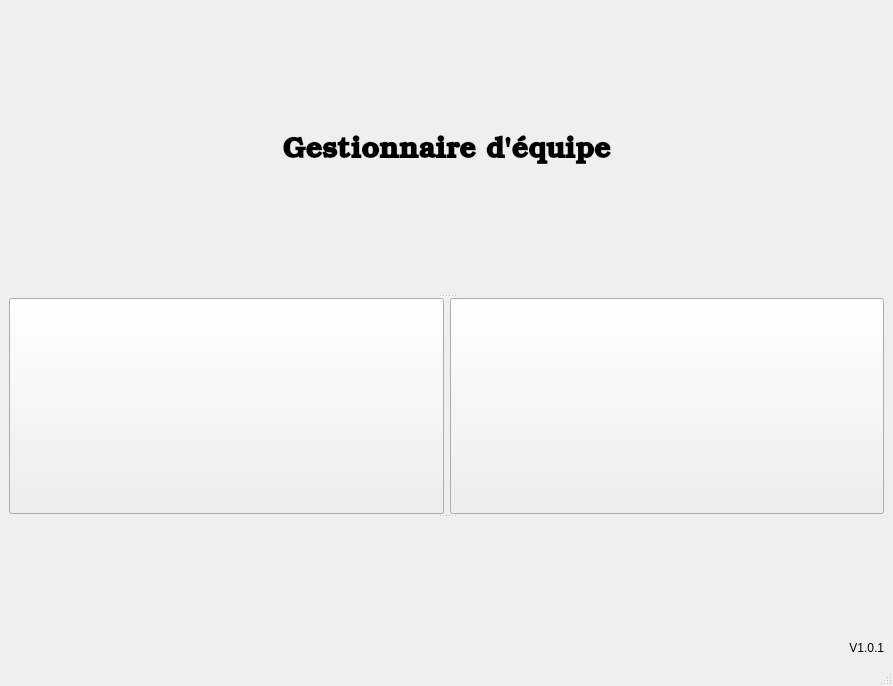
<?xml version="1.0" encoding="UTF-8"?>
<ui version="4.0">
 <class>MainWindow</class>
 <widget class="QMainWindow" name="MainWindow">
  <property name="geometry">
   <rect>
    <x>0</x>
    <y>0</y>
    <width>893</width>
    <height>686</height>
   </rect>
  </property>
  <property name="windowTitle">
   <string>MainWindow</string>
  </property>
  <property name="iconSize">
   <size>
    <width>32</width>
    <height>32</height>
   </size>
  </property>
  <widget class="QWidget" name="centralwidget">
   <layout class="QGridLayout" name="gridLayout">
    <item row="0" column="0">
     <widget class="QSplitter" name="splitter">
      <property name="orientation">
       <enum>Qt::Orientation::Vertical</enum>
      </property>
      <widget class="QLabel" name="label">
       <property name="sizePolicy">
        <sizepolicy hsizetype="Preferred" vsizetype="Preferred">
         <horstretch>0</horstretch>
         <verstretch>0</verstretch>
        </sizepolicy>
       </property>
       <property name="font">
        <font>
         <family>URW Bookman</family>
         <pointsize>22</pointsize>
         <bold>true</bold>
        </font>
       </property>
       <property name="text">
        <string>Gestionnaire d'équipe</string>
       </property>
       <property name="alignment">
        <set>Qt::AlignmentFlag::AlignCenter</set>
       </property>
      </widget>
      <widget class="QWidget" name="layoutWidget">
       <layout class="QHBoxLayout" name="horizontalLayout">
        <item>
         <widget class="QPushButton" name="scheduler">
          <property name="sizePolicy">
           <sizepolicy hsizetype="Expanding" vsizetype="Expanding">
            <horstretch>0</horstretch>
            <verstretch>0</verstretch>
           </sizepolicy>
          </property>
          <property name="text">
           <string/>
          </property>
          <property name="icon">
           <iconset>
            <normalon>:/ressources/scheduler_icon.png</normalon>
           </iconset>
          </property>
          <property name="iconSize">
           <size>
            <width>87</width>
            <height>87</height>
           </size>
          </property>
          <property name="autoRepeatInterval">
           <number>100</number>
          </property>
         </widget>
        </item>
        <item>
         <widget class="QPushButton" name="perioder">
          <property name="sizePolicy">
           <sizepolicy hsizetype="Expanding" vsizetype="Expanding">
            <horstretch>0</horstretch>
            <verstretch>0</verstretch>
           </sizepolicy>
          </property>
          <property name="text">
           <string/>
          </property>
         </widget>
        </item>
       </layout>
      </widget>
      <widget class="QLabel" name="label_2">
       <property name="sizePolicy">
        <sizepolicy hsizetype="Preferred" vsizetype="Preferred">
         <horstretch>0</horstretch>
         <verstretch>0</verstretch>
        </sizepolicy>
       </property>
       <property name="text">
        <string>V1.0.1</string>
       </property>
       <property name="alignment">
        <set>Qt::AlignmentFlag::AlignBottom|Qt::AlignmentFlag::AlignRight|Qt::AlignmentFlag::AlignTrailing</set>
       </property>
      </widget>
     </widget>
    </item>
   </layout>
  </widget>
  <widget class="QMenuBar" name="menubar">
   <property name="geometry">
    <rect>
     <x>0</x>
     <y>0</y>
     <width>893</width>
     <height>22</height>
    </rect>
   </property>
  </widget>
  <widget class="QStatusBar" name="statusbar"/>
 </widget>
 <resources>
  <include location="ressources.qrc"/>
 </resources>
 <connections/>
</ui>
